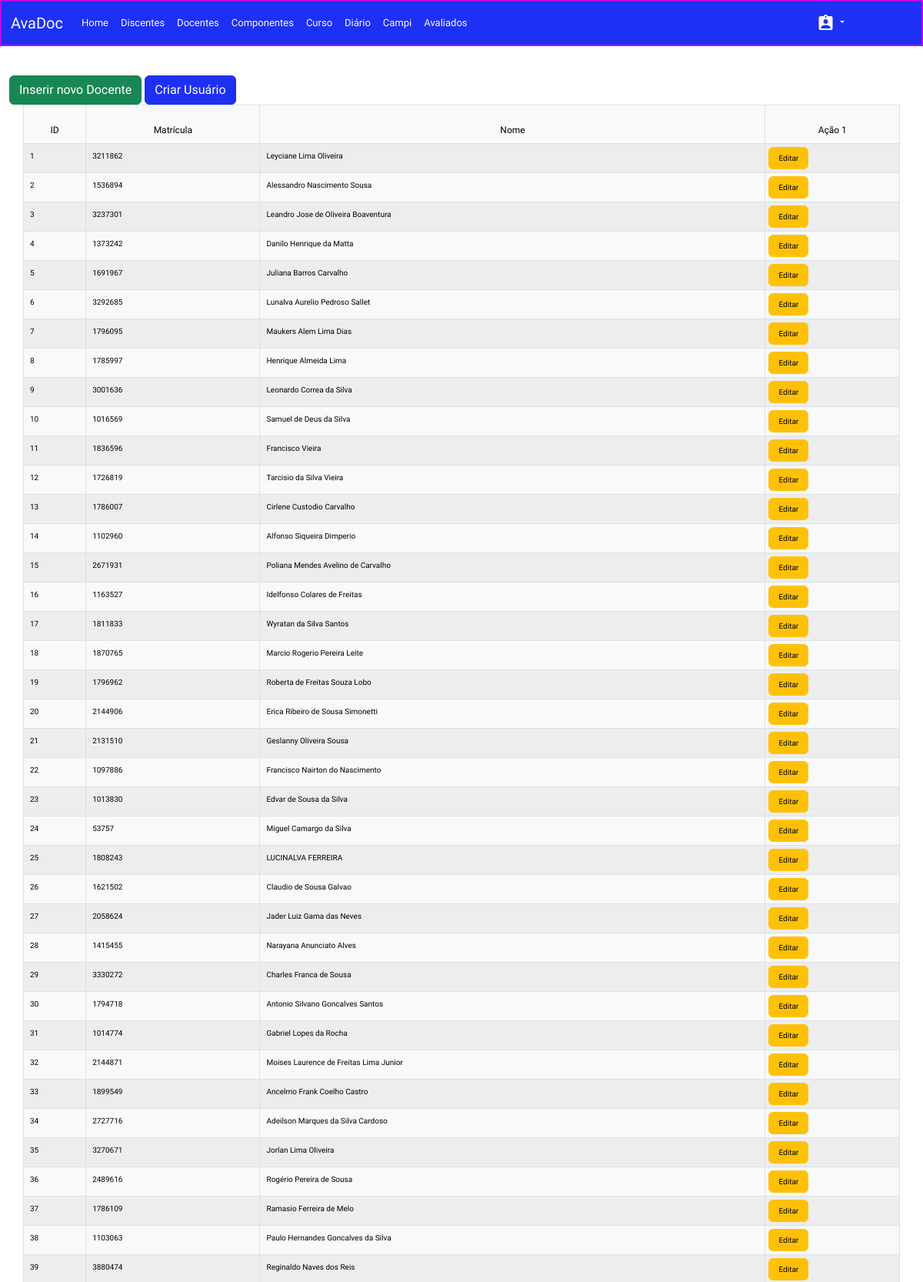
The page /ver_docente/ (signed in, upper part) on the database its author committed.
### avadocApp/models.py (models this page shows, shortened)
class Docente(models.Model):
    id_docente = models.AutoField(primary_key=True)
    cod_docente = models.CharField(max_length=200, blank=True, null=True)
    nome_docente = models.CharField(max_length=200, blank=True, null=True)

### avadocApp/views.py (the view)
# urls.py: path('ver_docente/', ver_docente, name='ver_docente'),
def ver_docente(request):
    if request.user.is_authenticated:
        docentes = Docente.objects.all()
        return render(request, 'avadoc/ver_docente.html', {'docentes': docentes})
    else:
        return render(request, "avadoc/pag_erro.html")

### avadocApp/templates/avadoc/ver_docente.html
{%  extends "avadoc/base.html" %}
{% block corpo %}
<a href="{% url 'new_docente' %}" class="btn btn-success mt-5">Inserir novo Docente</a>
    <a href="{% url 'criar_usuario' %}" class="btn btn-primary mt-5">Criar Usuário</a>
<table class="table table-bordered table-striped table-hover table-light container " style="font-size: x-small;">
    <div>
        <thead class=" text-center  container text-light mt-5 " style="height: 50px; margin-top: 100px;font-size: 12px;">
        <tr class="" style="margin-top: 60px; margin-left: 110px">
            <td >ID</td>
            <td >Matrícula</td>
            <td >Nome</td>
            <td >Ação 1</td>
        </tr>
        </thead>
    </div>
    <tbody>
    {% for docente in docentes %}
        <tr>
            <td >{{ docente.id_docente }}</td>
            <td >{{ docente.cod_docente }}</td>
            <td >{{ docente.nome_docente }}</td>
            <td class="p-1 m-auto"><a href="{% url 'editar_docente' docente.id_docente%}" class="btn btn-warning" style="font-size: 10px;">Editar</a></td>
        </tr>
    {% endfor %}
    </tbody>
</table>
{% endblock corpo%}

### rows shown on the page
Docente: id_docente "1", cod_docente "3211862", nome_docente "Leyciane Lima Oliveira"
Docente: id_docente "2", cod_docente "1536894", nome_docente "Alessandro Nascimento Sousa"
Docente: id_docente "3", cod_docente "3237301", nome_docente "Leandro Jose de Oliveira Boaventura"
Docente: id_docente "4", cod_docente "1373242", nome_docente "Danilo Henrique da Matta"
Docente: id_docente "5", cod_docente "1691967", nome_docente "Juliana Barros Carvalho"
Docente: id_docente "6", cod_docente "3292685", nome_docente "Lunalva Aurelio Pedroso Sallet"
Docente: id_docente "7", cod_docente "1796095", nome_docente "Maukers Alem Lima Dias"
Docente: id_docente "8", cod_docente "1785997", nome_docente "Henrique Almeida Lima"
Docente: id_docente "9", cod_docente "3001636", nome_docente "Leonardo Correa da Silva"
Docente: id_docente "10", cod_docente "1016569", nome_docente "Samuel de Deus da Silva"
Docente: id_docente "11", cod_docente "1836596", nome_docente "Francisco Vieira"
Docente: id_docente "12", cod_docente "1726819", nome_docente "Tarcisio da Silva Vieira"
Docente: id_docente "13", cod_docente "1786007", nome_docente "Cirlene Custodio Carvalho"
Docente: id_docente "14", cod_docente "1102960", nome_docente "Alfonso Siqueira Dimperio"
Docente: id_docente "15", cod_docente "2671931", nome_docente "Poliana Mendes Avelino de Carvalho"
Docente: id_docente "16", cod_docente "1163527", nome_docente "Idelfonso Colares de Freitas"
Docente: id_docente "17", cod_docente "1811833", nome_docente "Wyratan da Silva Santos"
Docente: id_docente "18", cod_docente "1870765", nome_docente "Marcio Rogerio Pereira Leite"
Docente: id_docente "19", cod_docente "1796962", nome_docente "Roberta de Freitas Souza Lobo"
Docente: id_docente "20", cod_docente "2144906", nome_docente "Erica Ribeiro de Sousa Simonetti"
Docente: id_docente "21", cod_docente "2131510", nome_docente "Geslanny Oliveira Sousa"
Docente: id_docente "22", cod_docente "1097886", nome_docente "Francisco Nairton do Nascimento"
Docente: id_docente "23", cod_docente "1013830", nome_docente "Edvar de Sousa da Silva"
Docente: id_docente "24", cod_docente "53757", nome_docente "Miguel Camargo da Silva"
Docente: id_docente "25", cod_docente "1808243", nome_docente "LUCINALVA FERREIRA"
Docente: id_docente "26", cod_docente "1621502", nome_docente "Claudio de Sousa Galvao"
Docente: id_docente "27", cod_docente "2058624", nome_docente "Jader Luiz Gama das Neves"
Docente: id_docente "28", cod_docente "1415455", nome_docente "Narayana Anunciato Alves"
Docente: id_docente "29", cod_docente "3330272", nome_docente "Charles Franca de Sousa"
Docente: id_docente "30", cod_docente "1794718", nome_docente "Antonio Silvano Goncalves Santos"
Docente: id_docente "31", cod_docente "1014774", nome_docente "Gabriel Lopes da Rocha"
Docente: id_docente "32", cod_docente "2144871", nome_docente "Moises Laurence de Freitas Lima Junior"
Docente: id_docente "33", cod_docente "1899549", nome_docente "Ancelmo Frank Coelho Castro"
Docente: id_docente "34", cod_docente "2727716", nome_docente "Adeilson Marques da Silva Cardoso"
Docente: id_docente "35", cod_docente "3270671", nome_docente "Jorlan Lima Oliveira"
Docente: id_docente "36", cod_docente "2489616", nome_docente "Rogério Pereira de Sousa"
Docente: id_docente "37", cod_docente "1786109", nome_docente "Ramasio Ferreira de Melo"
Docente: id_docente "38", cod_docente "1103063", nome_docente "Paulo Hernandes Goncalves da Silva"
Docente: id_docente "39", cod_docente "3880474", nome_docente "Reginaldo Naves dos Reis"
